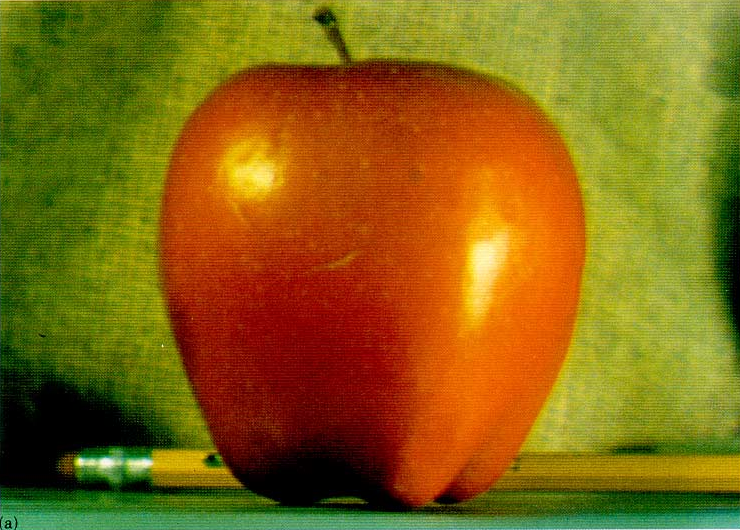
#> input picture Assignment2_images/burt_apple.png, 740 x 530 px, found by its file name
$ jupyter execute --allow-errors workingWithImagesAssignmentPart2Questions.ipynb   (shell and % lines are left out)
#> lines starting #> are read from the running program, lines starting #| are printed output that depends on the picture
<a href="https://colab.research.google.com/github/eraldoribeiro/blendingalphamatte/blob/main/workingWithImagesAssignmentPart2Questions.ipynb" target="_parent"></a>

# Working with videos and images Part 2

### The linear blending operator

The blending between two images can be achieved by the following linear combination:

$$
\begin{align}
	C= \left(1-\alpha\right) I_1 + \alpha I_2,
\end{align}
$$

where $\alpha \in \left[0,1\right]$. For example, for $\alpha=0.5$, the combined image $C$ is a equal mixture of the pixel intensities (or colors) in $I_1$ and $I_2$. As the value of $\alpha$ varies between 0 to 1, the mixture proportions change resulting in a temporal cross-dissolve sequence of images.

We can also use the linear blending operator for combining images weighted by alpha mattes. In this case, the $\alpha$ parameter becomes a map of the same dimension of the dimension of the input images.

The alpha matte map is a scalar map. Each value will be used as a weight of a pixel in  weighted-average of the two images. As a result, the multiplication of the alpha matte by the images needs to be an element-wise multiplication instead of a matrix multiplication. Figure 2 illustrate the blending of images B and F to produce image C.

**Figure 1**: Blending equation shown in matrices (Figure from Szeliski's Book: http://szeliski.org/Book/).

### Sigmoid function as an alpha matte

Sometimes we create the alpha matte synthetically by using functions. For example, the alpha matte in the figure below defines a vertical blending boundary:

**Figure 2**: Alpha mattes with wide feathering (Figure from: https://cs.brown.edu/courses/csci1290/labs/lab_compositing/index.html).

This map created by calculating a sigmoid function over a rectangular grid of the same dimensions of the images to be blended. The canonical equation of the sigmoid function is given by:

$$
\begin{align}
	s\left(x,y\right)= \frac{1}{1+e^{-x}}.
	%\label{sigmoid}
\end{align}
$$

In this canonical form (i.e., the simplest form), the function's inflexion point is at $x=0$. We need to extend the equation to account for a translation to any column in the image matrix and also to smooth the slope a bit so the inflexion transition is less abrupt.

### Sigmoid function with scaling and translation

In the case of the alpha matte in Figure 2, we want to use a form of the sigmoid function that allows for translation and scaling (of the slope). In this way, we can translate the function to the point that we want the blending to take place. With the scaling parameter, we can change the slope of the sigmoid for a smooth transition. This variation of the sigmoid is given by:

$$
\begin{align}
	s\left(x,y\right)= \frac{1}{1+e^{-\gamma \left(x-\epsilon\right)}},
	\label{sigmoidext}
\end{align}
$$

where $\gamma$ is the scale factor controling the slope of the transition region and $\epsilon$ is the translation parameter.

### Task 5: Using linear blending

Apply linear blending to blend the images of the apple and orange (or any other images you choose). You can find images and description of the method here: https://cs.brown.edu/courses/csci1290/labs/lab_compositing/index.html

[cell 1]

import cv2
from matplotlib import pyplot as plt
import numpy as np
from skimage import io
import os
import wget
import glob

[cell 2]
if not len(glob.glob('./*.png')):
  print('Downloading test data')
  wget.download('https://cs.fit.edu/~eribeiro/teaching/cse5683_new/assignments/workingwithimages/testdata/burt_apple.png')
  wget.download('https://cs.fit.edu/~eribeiro/teaching/cse5683_new/assignments/workingwithimages/testdata/burt_orange.png')

[cell 3]
apple = cv2.cvtColor(cv2.imread("./burt_apple.png"), cv2.COLOR_BGR2RGB)
orange = cv2.cvtColor(cv2.imread("./burt_orange.png"), cv2.COLOR_BGR2RGB)
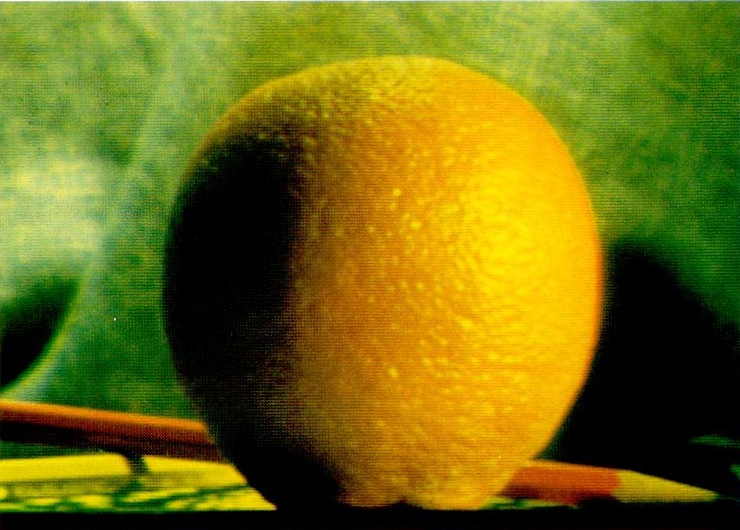
#> input picture Assignment2_images/burt_orange.png, 740 x 530 px, found by its file name

fig, (ax1, ax2) = plt.subplots(1, 2, figsize=(10, 5))
ax1.imshow(apple)
ax2.imshow(orange)
plt.show()
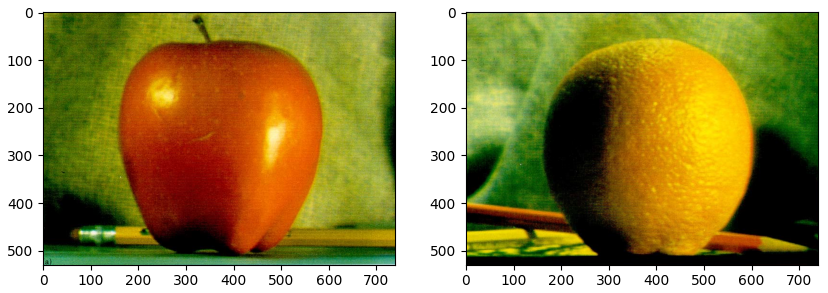
#> figure drawn by matplotlib, 2 panels

[cell 4]
# Getting image dimensions. They are needed for for creating the alpha matte amp.
height, width, nchannels = apple.shape
#> height = 530; width = 740; nchannels = 3

print("Height: ", height)
#| Height:  530
print("Width: ", width)
#| Width:  740
print("Color: ", nchannels)
#| Color:  3

[cell 5]
def sigmoid_funct(x,y,gamma,epsilon):

    sigExp = gamma * (x - epsilon)
    s = 1 / (1 + np.e ** (-sigExp) )

    return s

[cell 6]
X = np.arange(0,width)
#> X = 740 values from 0 to 739
Y = np.arange(0,height)
#> Y = 530 values from 0 to 529
x, y = np.meshgrid( X, Y)

[cell 7]
gamma = .1         # slope
epsilon = width/2  # translation
#> epsilon = 370
s1 = sigmoid_funct(X,y, 0.100, width/2)   # Domain is X, just the 1-D version of the function
#> s1 = 740 values from 8.53e-17 to 1
s2 = sigmoid_funct(X,y, 0.015, width/2)   # Domain is X, just the 1-D version of the function
#> s2 = 740 values from 0.00387 to 0.996
s3 = sigmoid_funct(X,y, 0.010, width/2)   # Domain is X, just the 1-D version of the function

[cell 8]
plt.plot(s1, color='r', label='$\gamma =  0.1, \epsilon = 370$')
plt.plot(s2, color='g', label='$\gamma =  0.015, \epsilon = 370$')
plt.plot(s3, color='b', label='$\gamma =  0.01, \epsilon = 370$')
plt.title('Sigmoid function')
plt.xlabel("x")
plt.ylabel("s")
plt.legend()
plt.show()
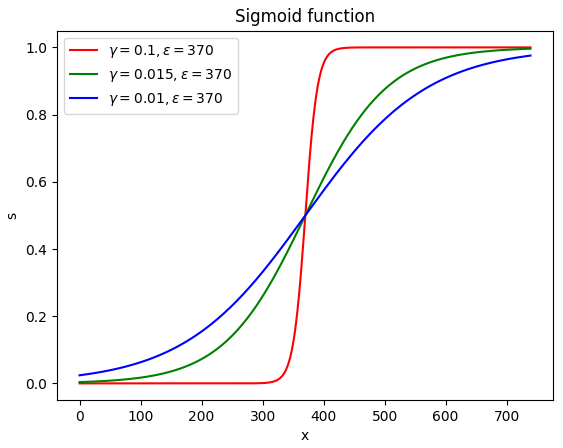
#> figure drawn by matplotlib, 1 panel; curve peaks at x = 738, y = 1; curve peaks at x = 739, y = 0.996; curve peaks at x = 739, y = 0.976

[cell 9]
matte_1 = sigmoid_funct(x,y, 0.100, width/2)
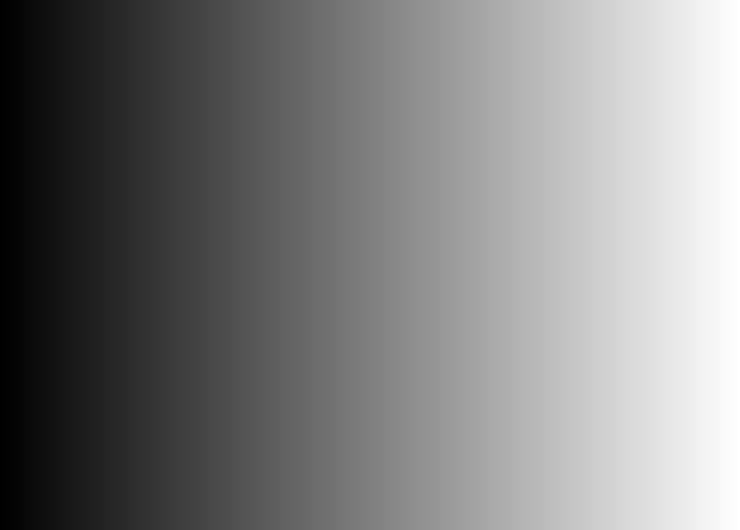
#> x: shape (530, 740) int64; min 0, max 739, mean 369.5; drawn with min black and max white

alpha = np.stack((matte_1,matte_1,matte_1), axis=2)

print(np.shape(alpha))
#| (530, 740, 3)

#plt.imshow(matte_1,cmap='gray')
#plt.show()

[cell 10]
import matplotlib.pyplot as pyplt
import numpy as np
from matplotlib import cm

fig, ax = pyplt.subplots(subplot_kw={"projection": "3d"})


# Plot the surface.
surf = ax.plot_surface(x, y, matte_1, cmap=cm.jet,
                       linewidth=0, antialiased=False)

# Customize the z axis.
ax.set_zlim(-1.01, 1.01)
ax.set_xlabel('x')
ax.set_ylabel('y')
ax.set_zlabel('z')
ax.view_init(elev=20., azim=-120, roll=0)
ax.set_title('2-D Sigmoid function (Alpha Matte)')

pyplt.show()
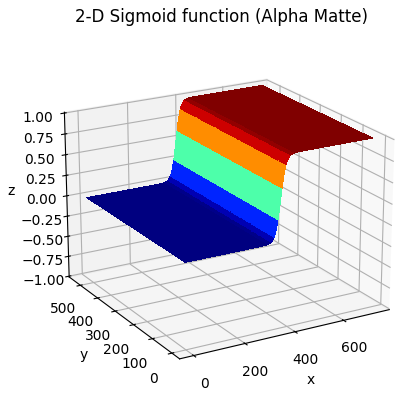
#> figure drawn by matplotlib, 1 panel
